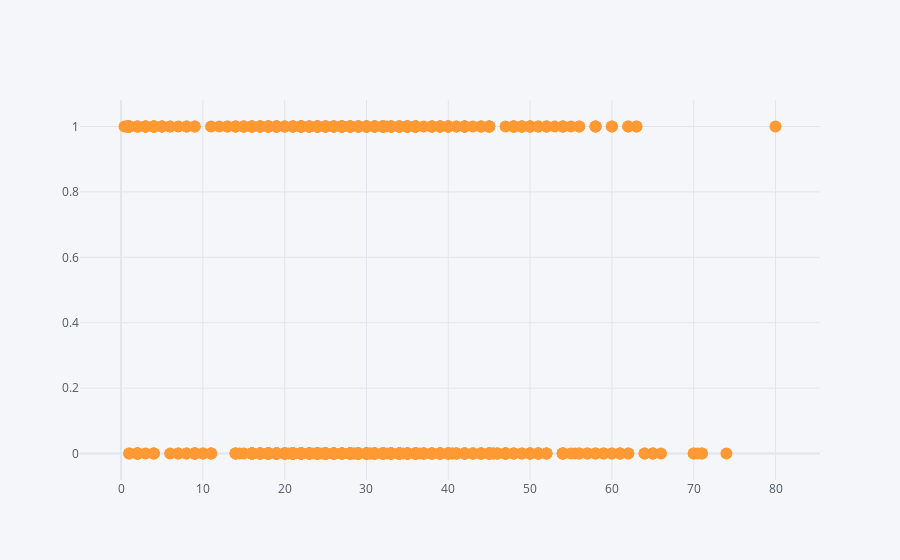

Here is the notebook cell this chart was saved with:
### Markdown cell above
### 4) Age

### Code cell
train[['Age','Survived']].iplot(mode = 'markers', x = ['Age'])

### Figure 1 — Plotly figure (JSON) as saved in the notebook; plotly's stock layout.template omitted (floating-point values rounded to 4 significant figures; data arrays with more than 128 entries replaced by an {"elided": "..."} marker saying what was removed)
{"data": [{"line": {"color": "rgba(255, 153, 51, 1.0)", "dash": "solid", "shape": "linear", "width": 1.3}, "marker": {"size": 12, "symbol": "circle"}, "mode": "markers", "name": "Survived", "text": "", "type": "scatter", "x": {"elided": "891 float values"}, "y": {"elided": "891 int values"}}], "layout": {"legend": {"bgcolor": "#F5F6F9", "font": {"color": "#4D5663"}}, "paper_bgcolor": "#F5F6F9", "plot_bgcolor": "#F5F6F9", "title": {"font": {"color": "#4D5663"}}, "xaxis": {"gridcolor": "#E1E5ED", "showgrid": true, "tickfont": {"color": "#4D5663"}, "title": {"font": {"color": "#4D5663"}, "text": ""}, "zerolinecolor": "#E1E5ED"}, "yaxis": {"gridcolor": "#E1E5ED", "showgrid": true, "tickfont": {"color": "#4D5663"}, "title": {"font": {"color": "#4D5663"}, "text": ""}, "zerolinecolor": "#E1E5ED"}}}
